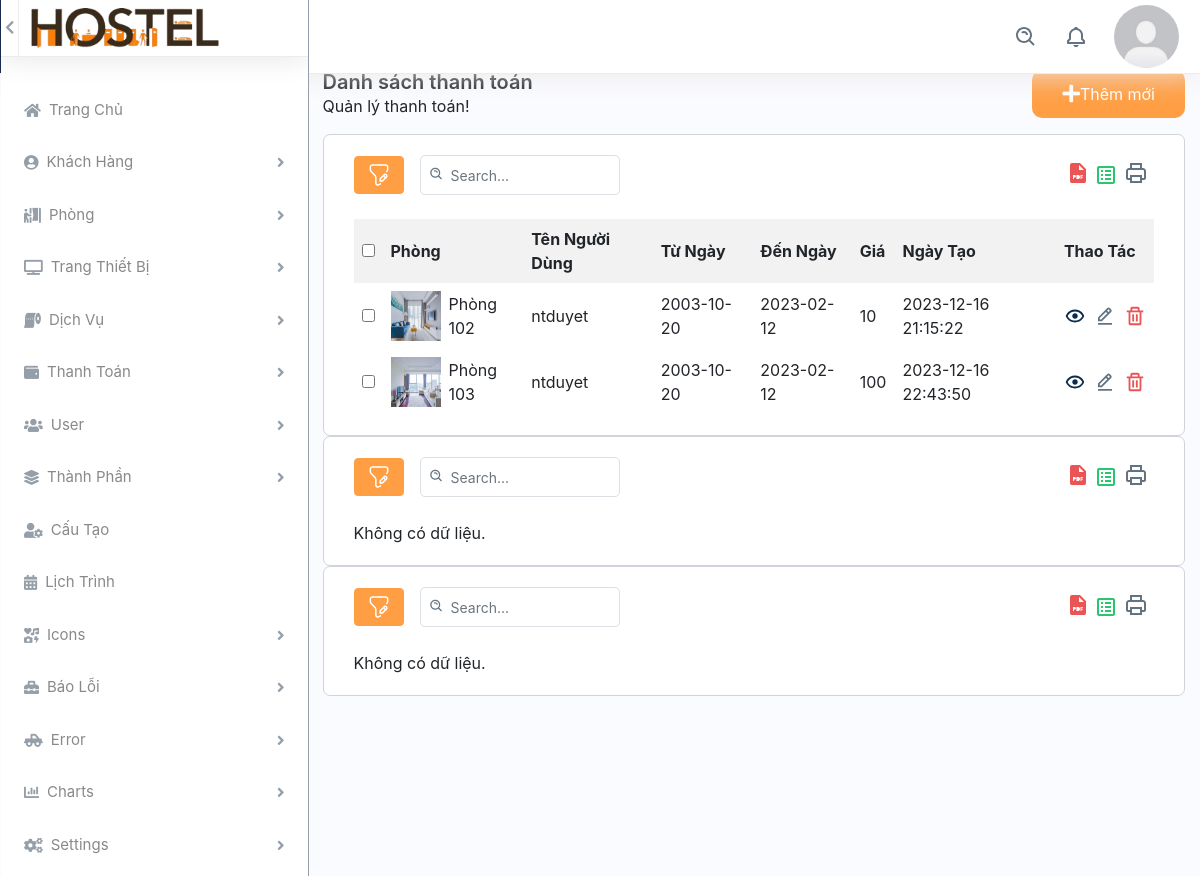
/back_end/list-pay.php?id=1 (signed in), run on the app's committed database.
### tables this page shows
CREATE TABLE `dang_ky_phong` (
  `id` int(11) NOT NULL,
  `tendangnhap` varchar(255) DEFAULT NULL,
  `idphong` int(11) DEFAULT NULL,
  `tu_ngay` date DEFAULT NULL,
  `den_ngay` date DEFAULT NULL,
  `ngay_tao` datetime DEFAULT current_timestamp(),
  `anh_dai_dien` varchar(255) DEFAULT NULL
);

CREATE TABLE `phong` (
  `id` int(11) NOT NULL,
  `ten_phong` text NOT NULL,
  `suc_chua` int(11) NOT NULL,
  `id_tang` int(11) NOT NULL,
  `gia` decimal(10,0) NOT NULL,
  `trang_thai` text NOT NULL DEFAULT 'Chưa đủ',
  `anh_dai_dien` varchar(500) DEFAULT NULL,
  `anh_khac` varchar(1000) DEFAULT NULL,
  `nguoi_tao` text DEFAULT NULL,
  `noi_dung` text DEFAULT NULL,
  `mo_ta` text DEFAULT NULL,
  `so_luong_hien_tai` int(11) DEFAULT 0
);

### back_end/list-pay.php (the view, shortened to what the rows shown need)
<?php
if(empty($_SESSION['username'])){
    var_dump($_SESSION['username']);
    header("location: dang_nhap.html");
} else{ ?>
    <?php
    include 'header.php';
    include 'side-bar.php';
    ?>
    <div class="col-md-9">
        <div class="col-12 container-content">
            <div class="content-add-room col-12">
                <?php
                include '../config/database.php';
                ?>
                <div id="contents">
                    <?php
                    $id = isset($_GET['id']) ? $_GET['id'] : '';
                    $db = new Database();
                    $checknguoidung = "SELECT ten_nguoi_dung FROM client WHERE id_client='$id'";
                    $rschecknguoidung = $db->select($checknguoidung);
                    $rsc = $rschecknguoidung->fetch_assoc();
                    if ($rsc) {
                        $ten_nguoi_dung = $rsc['ten_nguoi_dung'];
                        $sql = "SELECT dp.*, p.* FROM dang_ky_phong dp
            INNER JOIN phong p ON dp.idphong = p.id
            WHERE dp.tendangnhap='$ten_nguoi_dung'";
                        $result = $db->select($sql);
                        ?>
                        <?php if ($result->num_rows > 0) { ?>
                            <table class="table-data">
                                <tr>
                                    <th>
                                        <input type="checkbox" name="check_all">
                                    </th>
                                    <th>Phòng</th>
                                    <th>Tên Người Dùng</th>
                                    <th>Từ Ngày</th>
                                    <th>Đến Ngày</th>
                                    <th>Giá</th>
                                    <th>Ngày Tạo</th>
                                    <th>Thao Tác</th>
                                </tr>
                                <?php while ($row = $result->fetch_assoc()) { ?>
                                    <tr>
                                        <td><input type="checkbox" name="check_daughter"></td>
                                        <td class="d-flex align-items-center">
                                            <img class="img-fluid img-responsive mr-2" height="10" width="10" src="../assets/img/<?php echo $row['anh_dai_dien']; ?>" alt="Phong ki tuc xa">
                                            <?php echo $row['ten_phong']; ?>
                                        </td>
                                        <td><?php echo $row['tendangnhap']; ?></td>
                                        <td><?php echo $row['tu_ngay']; ?></td>
                                        <td><?php echo $row['den_ngay']; ?></td>
                                        <td><?php echo $row['gia']; ?></td>
                                        <td><?php echo $row['ngay_tao']; ?></td>
                                        <td class="d-flex thao-tac">
                                            <a class="me-3" href="../front_end/room-detail.php?id=<?php echo $row['id']; ?>">
                                                <img src="../assets/img/eye.svg" alt="img" class="img-fluid">
                                            </a>
                                            <a class="me-3" href="edit-room.php?id=<?php echo $row['id']; ?>">
                                                <img src="../assets/img/edit.svg" alt="img" class="img-fluid icon-edit">
                                            </a>
                                            <a class="confirm-text" href="delete-room.php?id=<?php echo $row['id']; ?>">
                                                <img src="../assets/img/delete.svg" alt="img" class="img-fluid">
                                            </a>
                                        </td>
                                    </tr>
                                <?php } ?>
                            </table>
                        <?php } else {
                            echo "Không có dữ liệu.";
                        }
                    } else {
                        echo "Không tìm thấy tên người dùng cho id='$id'";
                    }
                    ?>
                </div>
            </div>
        </div>
    </div>
    </div>
    </body>
    </html>
<?php } ?>

### data on the page
dang_ky_phong: idphong.anh_dai_dien (picture), idphong.ten_phong "Phòng 102", tendangnhap "ntduyet", tu_ngay "2003-10-20", den_ngay "2023-02-12", idphong.gia "10", ngay_tao "2023-12-16 21:15:22"
dang_ky_phong: idphong.anh_dai_dien (picture), idphong.ten_phong "Phòng 103", tendangnhap "ntduyet", tu_ngay "2003-10-20", den_ngay "2023-02-12", idphong.gia "100", ngay_tao "2023-12-16 22:43:50"
